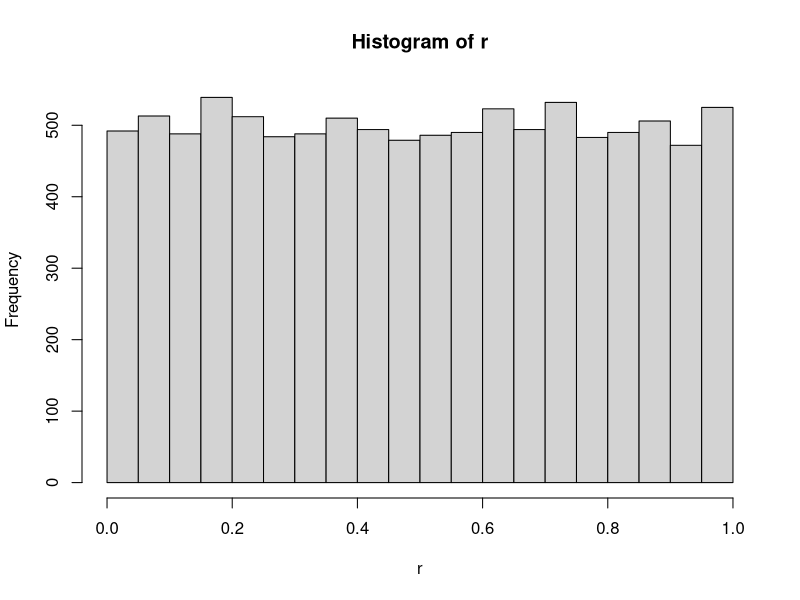

The R script that drew this image: (Note: this script raises an error after producing the figure.)
# Demonstration of CLT

#Generate 10K numbers of uniform distribution
r=runif(10000)
hist(r)
x=mean(r)
r
x
y=sd(r)
y
#Draw three random sample from the distribution
Sample1=sample(r,4)
Sample2=sample(r,4)
Sample3=sample(r,4)

mean(Sample1)
mean(Sample2)
mean(Sample3)

#Run a for loop
cl4=mean(sample(r,4))
for(i in 1:999){
  cl4=c(cl4,mean(sample(r,4)))
}

cl10
hist(cl10)


